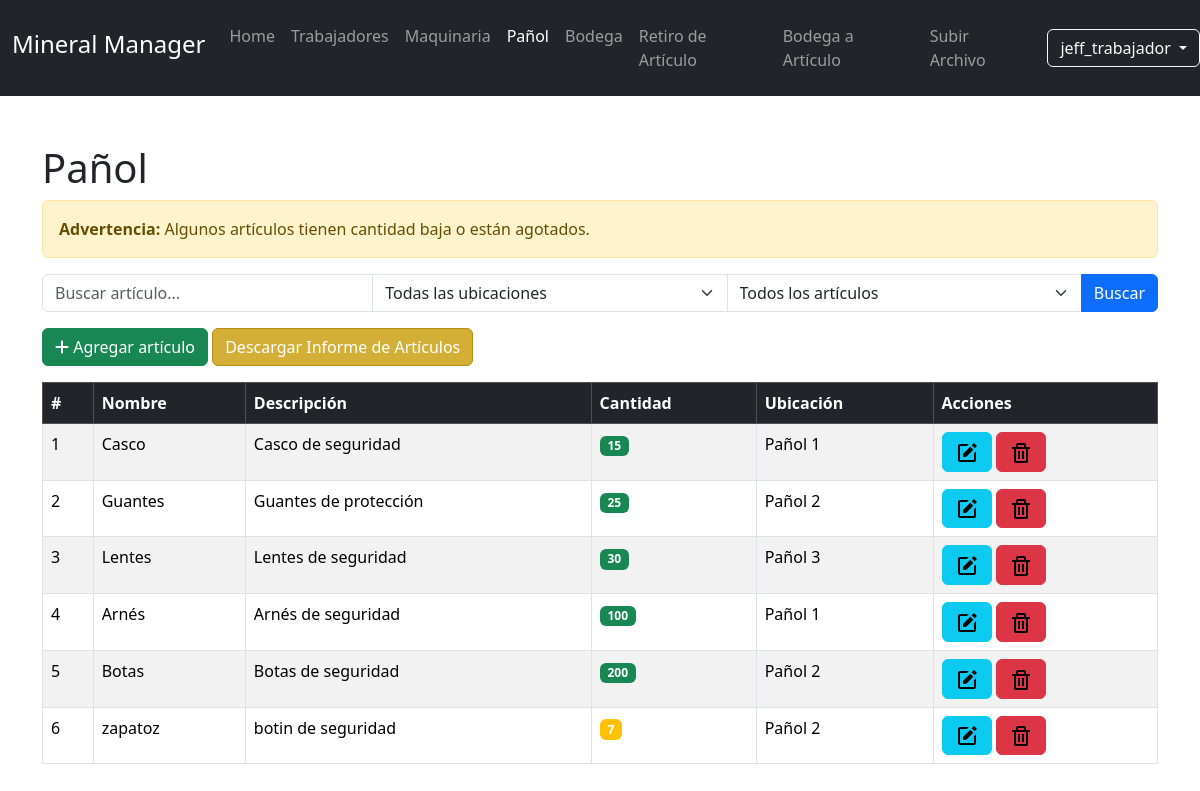
Before: /pañol/ (signed in) with the older database file.
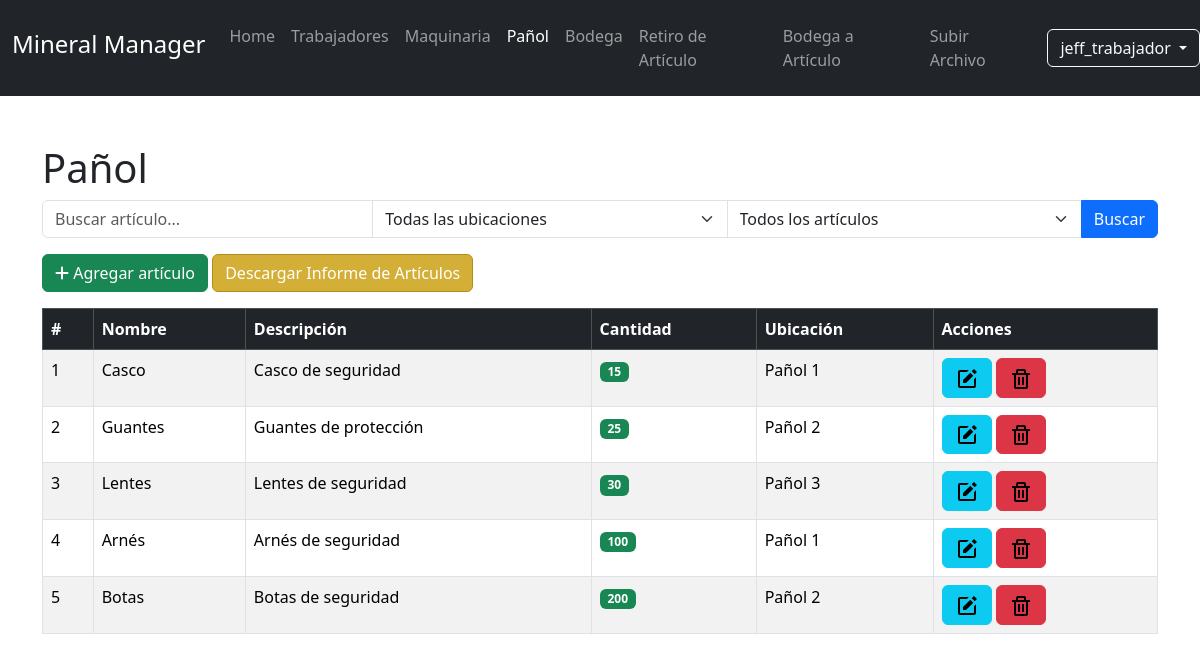
After: the same page with the newer database file.
### MineralApp/models.py (models this page shows, shortened)
class CustomUser(AbstractBaseUser, PermissionsMixin):
    username = models.CharField(max_length=50, unique=True)
    email = models.EmailField(max_length=60, unique=True)
    email_confirmed = models.BooleanField(default=False)  # Agregar el campo aquí
    is_active = models.BooleanField(default=True)
    is_admin = models.BooleanField(default=False)
    is_staff = models.BooleanField(default=False)
    objects = CustomUserManager()
    USERNAME_FIELD = 'username'
    REQUIRED_FIELDS = ['email']

class ArticuloPanol(models.Model):
    panol = models.ForeignKey(Panol, on_delete=models.RESTRICT)
    nombre_articulo = models.CharField(max_length=50)
    descripcion_articulo = models.CharField(max_length=2000)
    cantidad = models.IntegerField()

class Panol(models.Model):
    nombre_panol = models.CharField(max_length=50, unique=True)

### MineralApp/forms.py (shortened to what this page needs)
class ArticuloPanolForm(forms.ModelForm):
    class Meta:
        model = ArticuloPanol
        fields = ['nombre_articulo', 'descripcion_articulo', 'cantidad', 'panol']
        widgets = {
            'descripcion_articulo': forms.Textarea(attrs={'rows': 3}),
        }

### templates/panol.html (shortened to what this page needs)
<!doctype html>
<html lang="es">
<head>
    {% load static %}
    <link rel="stylesheet" href="https://cdn.jsdelivr.net/npm/bootstrap@5.3.2/dist/css/bootstrap.min.css">
    <link href="{% static 'CSS/index_style.css' %}" rel="stylesheet" />
    <link href="{% static 'CSS/logout_style.css' %}" rel="stylesheet" />
    <link href="{% static 'CSS/download_style.css' %}" rel="stylesheet" />
</head>
<body>
    <header>
        <nav class="navbar navbar-expand-lg navbar-dark bg-dark px-0 py-3">
            <div class="container-xl">
                <a class="navbar-brand" href="/home"><h4>Mineral Manager</h4></a>
                <div class="collapse navbar-collapse" id="navbarCollapse">
                    <div class="navbar-nav mx-lg-auto">
                        <a class="nav-item nav-link" href="/home">Home</a>
                        <a class="nav-item nav-link" href="/trabajadores">Trabajadores</a>
                        <a class="nav-item nav-link" href="#">Maquinaria</a>
                        <a class="nav-item nav-link active" href="/pañol">Pañol</a>
                        <a class="nav-item nav-link" href="/bodega">Bodega</a>
                        <a class="nav-item nav-link" href="#">Retiro de Artículo</a>
                        <a class="nav-item nav-link" href="#">Bodega a Artículo</a>
                        <a class="nav-item nav-link" href="/upload">Subir Archivo</a>
                    </div>
                </div>
            </div>
                 <div class="dropdown">
                    <button class="btn btn-outline-light dropdown-toggle" type="button" id="userDropdown" data-bs-toggle="dropdown" aria-expanded="false">
                        {{ request.user.username }}
                    </button>
                </div>
        </nav>
    </header>
    <main class="container mt-5">
        <h1>Pañol</h1>
        {% if advertencias %}
        <div class="alert alert-warning">
            <strong>Advertencia:</strong> Algunos artículos tienen cantidad baja o están agotados.
        </div>
        {% endif %}
        <form method="GET" class="form-inline mb-3">
            <div class="input-group">
                <input type="text" name="q" class="form-control" placeholder="Buscar artículo..." value="{{ search_query }}">
                <select class="form-select" name="ubicacion">
                    <option value="">Todas las ubicaciones</option>
                </select>
                <select class="form-select" name="cantidad_filtro">
                    <option value="">Todos los artículos</option>
                </select>
                <button class="btn btn-primary" type="submit">Buscar</button>
            </div>
        </form>
        <div>
            <button class="btn btn-success" data-bs-toggle="modal" data-bs-target="#addModal">
                <i class="fas fa-plus"></i> Agregar artículo
            </button>
            <a href="{% url 'descargar_informe_pañol' %}" class="btn btn-gold">Descargar Informe de Artículos</a>
        </div>
        <table class="table table-bordered table-striped mt-3">
            <thead class="table-dark">
                <tr>
                    <th>#</th>
                    <th>Nombre</th>
                    <th>Descripción</th>
                    <th>Cantidad</th>
                    <th>Ubicación</th>
                    <th>Acciones</th>
                </tr>
            </thead>
            <tbody>
                {% for articulo in articulos %}
                <tr>
                    <td>{{ forloop.counter }}</td>
                    <td>{{ articulo.nombre_articulo }}</td>
                    <td>{{ articulo.descripcion_articulo }}</td>
                    <td>
                        {% if articulo.cantidad > 10 %}
                            <span class="badge bg-success">{{ articulo.cantidad }}</span>
                        {% elif articulo.cantidad > 0 %}
                            <span class="badge bg-warning">{{ articulo.cantidad }}</span>
                        {% else %}
                            <span class="badge bg-danger">Agotado</span>
                        {% endif %}
                    </td>
                    <td>{{ articulo.panol.nombre_panol|default:"No asignado" }}</td>
                    <td>
                        <button class="btn btn-info" data-bs-toggle="modal" data-bs-target="#editModal{{ articulo.id }}">
                        </button>
                        <button class="btn btn-danger" data-bs-toggle="modal" data-bs-target="#deleteModal{{ articulo.id }}">
                            <svg xmlns="http://www.w3.org/2000/svg" width="24" height="24" viewBox="0 0 24 24" style="fill: rgba(0, 0, 0, 1);transform: ;msFilter:;"><path d="M5 20a2 2 0 0 0 2 2h10a2 2 0 0 0 2-2V8h2V6h-4V4a2 2 0 0 0-2-2H9a2 2 0 0 0-2 2v2H3v2h2zM9 4h6v2H9zM8 8h9v12H7V8z"></path><path d="M9 10h2v8H9zm4 0h2v8h-2z"></path></svg>
                        </button>
                    </td>
                </tr>
                {% endfor %}
            </tbody>
        </table>
        </main>
    </body>
    </html>

### static/CSS/download_style.css (style rules this page uses)
.btn-gold { background-color: #d4af37; color: white; border-color: #b38e10; }

Changed rows visible on the page:
removed ArticuloPanol: nombre_articulo "zapatoz", descripcion_articulo "botin de seguridad", cantidad "7", panol.nombre_panol "Pañol 2"
Other visible differences:
text no longer shown: "Advertencia: Algunos artículos tienen cantidad baja o están agotados."
